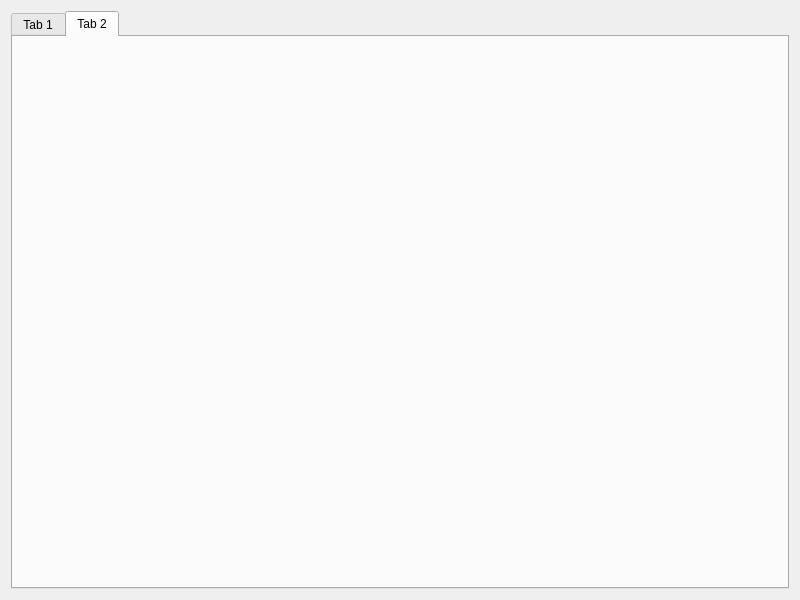
<?xml version="1.0" encoding="UTF-8"?>
<ui version="4.0">
 <class>TestWebView</class>
 <widget class="QWidget" name="TestWebView">
  <property name="geometry">
   <rect>
    <x>0</x>
    <y>0</y>
    <width>800</width>
    <height>600</height>
   </rect>
  </property>
  <property name="windowTitle">
   <string>TestWebView</string>
  </property>
  <layout class="QVBoxLayout" name="verticalLayout">
   <item>
    <widget class="QTabWidget" name="tabWidget">
     <property name="currentIndex">
      <number>1</number>
     </property>
     <widget class="QWidget" name="pTab1">
      <attribute name="title">
       <string>Tab 1</string>
      </attribute>
      <layout class="QVBoxLayout" name="verticalLayout_4">
       <item>
        <layout class="QVBoxLayout" name="pTab1VL1"/>
       </item>
      </layout>
     </widget>
     <widget class="QWidget" name="pTab2">
      <attribute name="title">
       <string>Tab 2</string>
      </attribute>
      <layout class="QVBoxLayout" name="verticalLayout_3">
       <item>
        <layout class="QVBoxLayout" name="pTab2VL1"/>
       </item>
      </layout>
     </widget>
    </widget>
   </item>
  </layout>
 </widget>
 <resources/>
 <connections/>
</ui>
